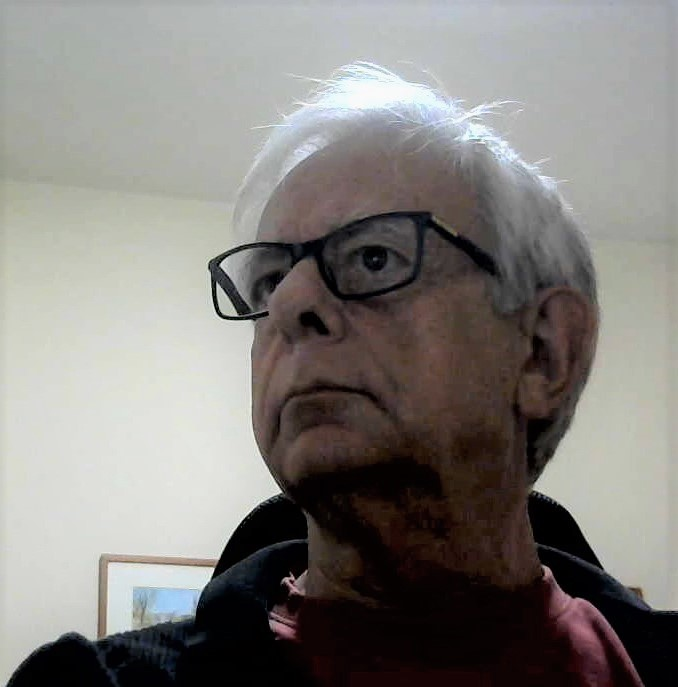
#> input picture Foto de video.jpg, 678 x 687 px
$ python 'Imagen a Rojo.py'
#> lines starting #> are read from the running program, lines starting #| are printed output that depends on the picture
import cv2
import numpy as np
import copy
image= cv2.imread('Foto de video.jpg')
#> image is the input picture: shape (687, 678, 3); mean B, G, R 124.2, 127.8, 130.7
cv2.imwrite('Copy of Foto.png', image)
img_red = cv2.cvtColor(image,cv2.COLOR_HSV2BGR)
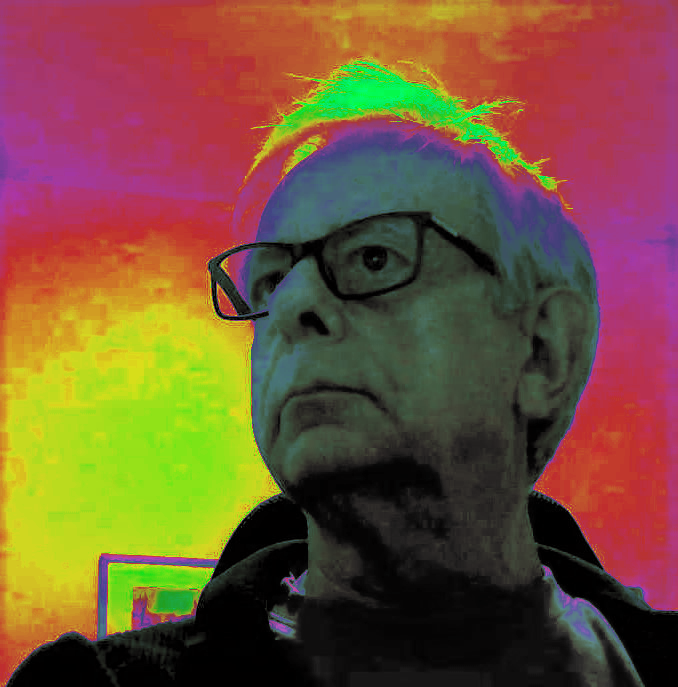
#> img_red: shape (687, 678, 3); mean B, G, R 55.9, 83.1, 116.7

cv2.imshow('modificado', img_red)
cv2.imshow("Original", image)

cv2.waitKey(0)
cv2.destroyAllWindows()

$ run again, with FotoM.jpg copied over Foto de video.jpg
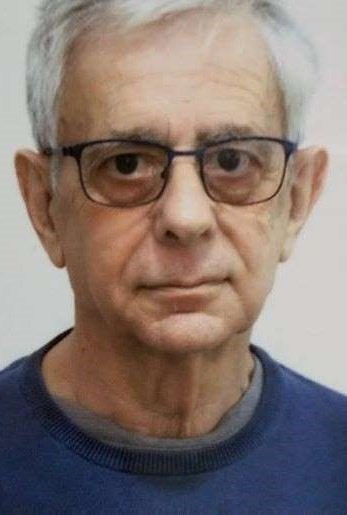
#> input picture FotoM.jpg, 347 x 515 px
#> image is the input picture: shape (515, 347, 3); mean B, G, R 115.3, 120.7, 135.2
#> `img_red = cv2.cvtColor(image,cv2.COLOR_HSV2BGR)`:
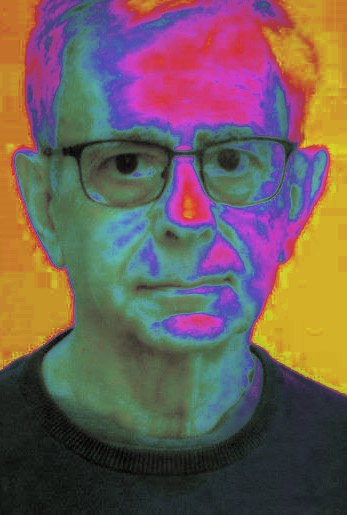
#> img_red: shape (515, 347, 3); mean B, G, R 88, 93.5, 111.5

$ run again, with Imagen2_500.jpg copied over Foto de video.jpg
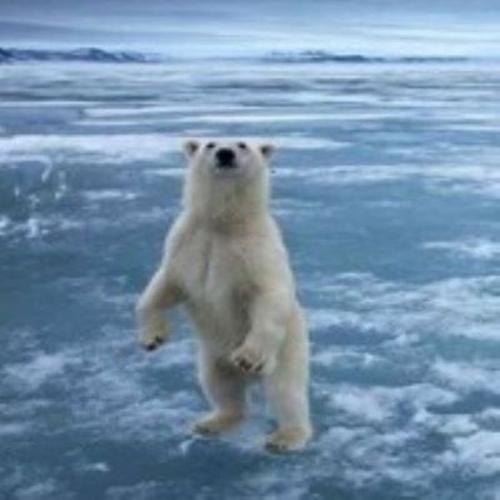
#> input picture Imagen2_500.jpg, 500 x 500 px
#> image is the input picture: shape (500, 500, 3); mean B, G, R 171, 144.9, 116.6
#> `img_red = cv2.cvtColor(image,cv2.COLOR_HSV2BGR)`:
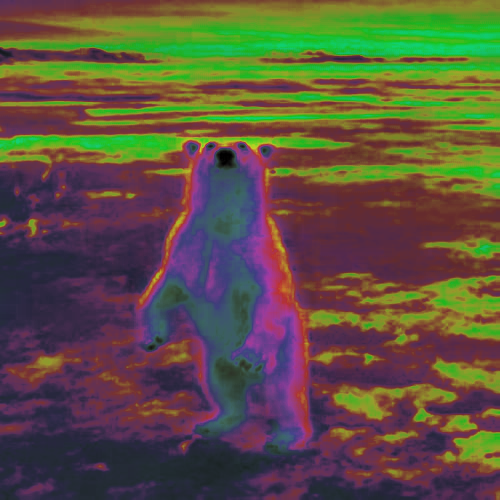
#> img_red: shape (500, 500, 3); mean B, G, R 64.7, 82.2, 92.3
